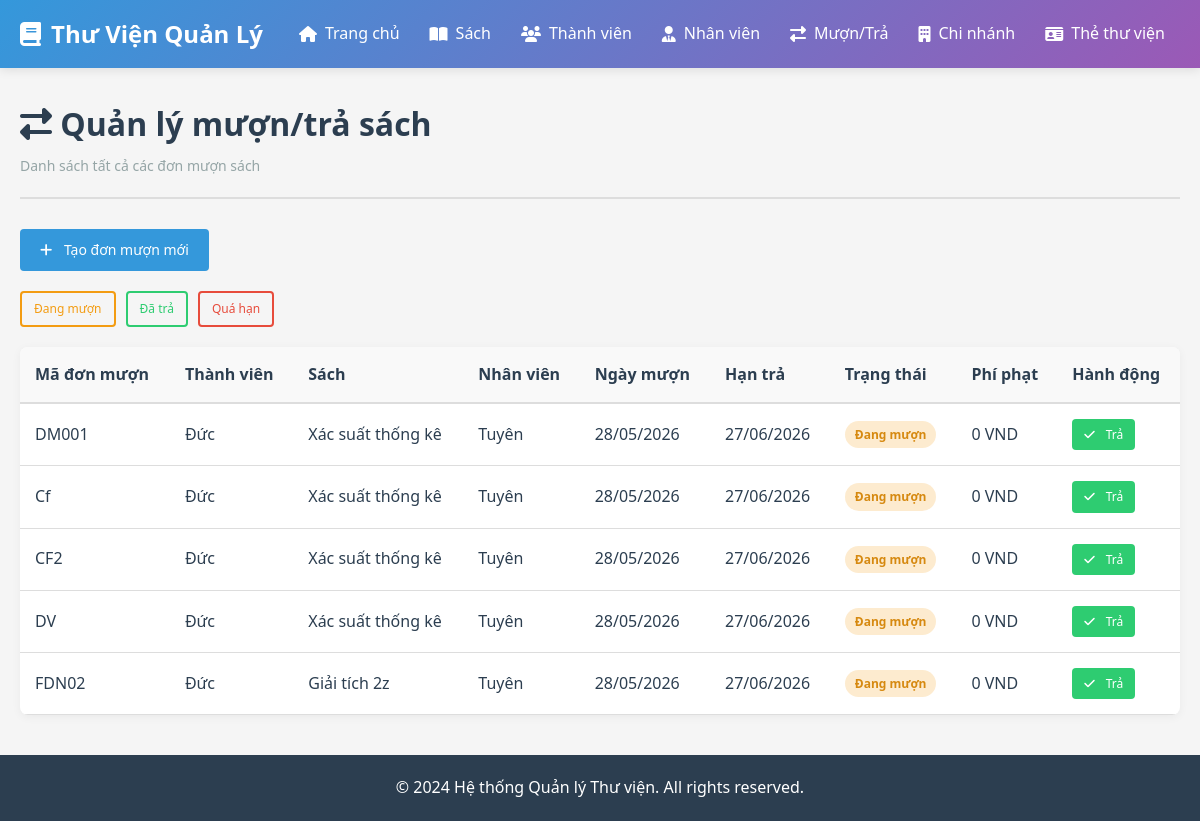
Page /don-muon on the committed database.
### app/models/__init__.py (models this page shows, shortened)
class DonMuon(db.Model):
    __tablename__ = 'don_muon'
    ma_don_muon = db.Column(db.String(20), primary_key=True)
    ma_thanh_vien = db.Column(db.String(10), db.ForeignKey('thanh_vien.ma_thanh_vien'), nullable=False)
    ma_ban_sao = db.Column(db.String(20), db.ForeignKey('ban_sao.ma_ban_sao'), nullable=False)
    ma_nv = db.Column(db.String(10), db.ForeignKey('nhan_vien.ma_nv'), nullable=False)
    ngay_muon = db.Column(db.Date, default=datetime.now, nullable=False)
    han_tra = db.Column(db.Date, nullable=False)
    ngay_tra_thuc_te = db.Column(db.Date)
    phu_phat = db.Column(db.Float, default=0)
    trang_thai = db.Column(db.String(50), default='Đang mượn')  # Đang mượn, Đã trả, Quá hạn

class ThanhVien(db.Model):
    __tablename__ = 'thanh_vien'
    ma_thanh_vien = db.Column(db.String(10), primary_key=True)
    ho_ten = db.Column(db.String(150), nullable=False)
    sdt = db.Column(db.String(15))
    email = db.Column(db.String(100))
    ngay_dang_ky = db.Column(db.Date, default=datetime.now)
    ghi_chu = db.Column(db.Text)
    is_blacklisted = db.Column(db.Boolean, default=False)
    blacklist_note = db.Column(db.String(255))
    the_thu_vien = db.relationship('TheThuVien', backref='thanh_vien', lazy=True, cascade='all, delete-orphan', uselist=False)
    don_muon = db.relationship('DonMuon', backref='thanh_vien', lazy=True, cascade='all, delete-orphan')

class Sach(db.Model):
    __tablename__ = 'sach'
    ma_sach = db.Column(db.String(10), primary_key=True)
    ten_sach = db.Column(db.String(200), nullable=False)
    tac_gia = db.Column(db.String(150))
    nam_xb = db.Column(db.Integer)
    nha_xb = db.Column(db.String(150))
    so_luong = db.Column(db.Integer, default=0)
    ma_tl = db.Column(db.String(10), db.ForeignKey('thai_loai.ma_tl'), nullable=False)
    ma_ncc = db.Column(db.String(10), db.ForeignKey('nha_cung_cap.ma_ncc'))
    ban_sao = db.relationship('BanSao', backref='sach', lazy=True, cascade='all, delete-orphan')

class NhanVien(db.Model):
    __tablename__ = 'nhan_vien'
    ma_nv = db.Column(db.String(10), primary_key=True)
    ho_ten = db.Column(db.String(150), nullable=False)
    dia_chi = db.Column(db.String(255))
    sdt = db.Column(db.String(15))
    email = db.Column(db.String(100))
    ma_chi_nhanh = db.Column(db.String(10), db.ForeignKey('chi_nhanh.ma_chi_nhanh'), nullable=False)
    ngay_vao = db.Column(db.Date, default=datetime.now)
    ca_lam = db.relationship('CaLam', backref='nhan_vien', lazy=True, cascade='all, delete-orphan')
    don_muon = db.relationship('DonMuon', foreign_keys='DonMuon.ma_nv', backref='nhan_vien', lazy=True)

### app/routes/__init__.py (the view)
@bp.route('/don-muon')
def danh_sach_don_muon():
    page = request.args.get('page', 1, type=int)
    trang_thai = request.args.get('trang_thai', None)
    query = db.select(DonMuon)
    if trang_thai:
        query = query.where(DonMuon.trang_thai == trang_thai)
    don_muon = db.paginate(query, page=page, per_page=10)
    return render_template('don_muon/danh_sach.html', don_muon=don_muon, trang_thai=trang_thai)

### app/templates/don_muon/danh_sach.html (shortened to what this page needs)
{% extends "base.html" %}
{% block content %}
<div class="page-header">
    <h1><i class="fas fa-exchange-alt"></i> Quản lý mượn/trả sách</h1>
    <p>Danh sách tất cả các đơn mượn sách</p>
</div>
<div class="toolbar">
    <a href="{{ url_for('main.them_don_muon') }}" class="btn btn-primary">
        <i class="fas fa-plus"></i> Tạo đơn mượn mới
    </a>
</div>
<div class="filter-bar">
    <a href="{{ url_for('main.danh_sach_don_muon', trang_thai='Đang mượn') }}" class="btn btn-sm {% if trang_thai == 'Đang mượn' %}btn-warning{% else %}btn-outline-warning{% endif %}">
        Đang mượn
    </a>
    <a href="{{ url_for('main.danh_sach_don_muon', trang_thai='Đã trả') }}" class="btn btn-sm {% if trang_thai == 'Đã trả' %}btn-success{% else %}btn-outline-success{% endif %}">
        Đã trả
    </a>
    <a href="{{ url_for('main.danh_sach_don_muon', trang_thai='Quá hạn') }}" class="btn btn-sm {% if trang_thai == 'Quá hạn' %}btn-danger{% else %}btn-outline-danger{% endif %}">
        Quá hạn
    </a>
</div>
<div class="table-responsive">
    <table class="table">
        <thead>
            <tr>
                <th>Mã đơn mượn</th>
                <th>Thành viên</th>
                <th>Sách</th>
                <th>Nhân viên</th>
                <th>Ngày mượn</th>
                <th>Hạn trả</th>
                <th>Trạng thái</th>
                <th>Phí phạt</th>
                <th>Hành động</th>
            </tr>
        </thead>
        <tbody>
            {% for dm in don_muon.items %}
            <tr>
                <td>{{ dm.ma_don_muon }}</td>
                <td>{{ dm.thanh_vien.ho_ten if dm.thanh_vien else 'N/A' }}</td>
                <td>{{ dm.ban_sao.sach.ten_sach if dm.ban_sao else 'N/A' }}</td>
                <td>{{ dm.nhan_vien.ho_ten if dm.nhan_vien else 'N/A' }}</td>
                <td>{{ dm.ngay_muon.strftime('%d/%m/%Y') }}</td>
                <td>{{ dm.han_tra.strftime('%d/%m/%Y') }}</td>
                <td>
                    {% if dm.trang_thai == 'Đang mượn' %}
                        <span class="badge badge-warning">Đang mượn</span>
                    {% elif dm.trang_thai == 'Đã trả' %}
                        <span class="badge badge-success">Đã trả</span>
                    {% else %}
                        <span class="badge badge-danger">Quá hạn</span>
                    {% endif %}
                </td>
                <td>
                    {% if dm.phu_phat > 0 %}
                        <span class="badge badge-danger">{{ dm.phu_phat|int }} VND</span>
                    {% else %}
                        0 VND
                    {% endif %}
                </td>
                <td>
                    {% if dm.trang_thai == 'Đang mượn' or dm.trang_thai == 'Quá hạn' %}
                        <a href="{{ url_for('main.tra_sach', ma_don_muon=dm.ma_don_muon) }}" class="btn btn-sm btn-success">
                            <i class="fas fa-check"></i> Trả
                        </a>
                    {% else %}
                        <span class="text-muted">-</span>
                    {% endif %}
                </td>
            </tr>
            {% else %}
            <tr>
                <td colspan="9" class="text-center">Không có đơn mượn nào</td>
            </tr>
            {% endfor %}
        </tbody>
    </table>
</div>
{% endblock %}

### app/static/css/style.css (style rules this page uses)
:root { --primary: #3498db; --success: #2ecc71; --danger: #e74c3c; --warning: #f39c12; --info: #9b59b6; --light: #ecf0f1; --dark: #2c3e50; --gray: #95a5a6; --border: #ddd; }
* { margin: 0; padding: 0; box-sizing: border-box; }
body { font-family: 'Segoe UI', Tahoma, Geneva, Verdana, sans-serif; background-color: #f5f5f5; color: var(--dark); line-height: 1.6; }
.page-header { margin-bottom: 30px; padding-bottom: 20px; border-bottom: 2px solid var(--border); }
.page-header h1 { font-size: 32px; margin-bottom: 5px; color: var(--dark); }
.page-header p { color: var(--gray); font-size: 14px; }
.btn { display: inline-block; padding: 10px 20px; border: none; border-radius: 4px; cursor: pointer; text-decoration: none; font-size: 14px; transition: all 0.3s; font-weight: 500; text-align: center; }
.btn i { margin-right: 8px; }
.btn-primary { background: var(--primary); color: white; }
.btn-success { background: var(--success); color: white; }
.btn-sm { padding: 6px 12px; font-size: 12px; }
.btn-outline-warning { border: 2px solid var(--warning); color: var(--warning); background: transparent; }
.btn-outline-success { border: 2px solid var(--success); color: var(--success); background: transparent; }
.btn-outline-danger { border: 2px solid var(--danger); color: var(--danger); background: transparent; }
.table-responsive { overflow-x: auto; background: white; border-radius: 8px; box-shadow: 0 2px 10px rgba(0,0,0,0.05); margin-bottom: 20px; }
.table { width: 100%; border-collapse: collapse; margin: 0; }
.table thead { background: #f9f9f9; border-bottom: 2px solid var(--border); }
.table th { padding: 15px; text-align: left; font-weight: 600; color: var(--dark); }
.table td { padding: 15px; border-bottom: 1px solid var(--border); }
.badge { display: inline-block; padding: 4px 10px; border-radius: 20px; font-size: 12px; font-weight: 600; }
.badge-warning { background: rgba(243, 156, 18, 0.2); color: #d68910; }
.toolbar { margin-bottom: 20px; display: flex; gap: 10px; }
.filter-bar { display: flex; gap: 10px; margin-bottom: 20px; }

### rows in the picture
DonMuon: ma_don_muon "DM001", thanh_vien "Đức", ban_sao.sach "Xác suất thống kê", nhan_vien "Tuyên", ngay_muon "28/05/2026", han_tra "27/06/2026", trang_thai "Đang mượn", phu_phat "0 VND"
DonMuon: ma_don_muon "Cf", thanh_vien "Đức", ban_sao.sach "Xác suất thống kê", nhan_vien "Tuyên", ngay_muon "28/05/2026", han_tra "27/06/2026", trang_thai "Đang mượn", phu_phat "0 VND"
DonMuon: ma_don_muon "CF2", thanh_vien "Đức", ban_sao.sach "Xác suất thống kê", nhan_vien "Tuyên", ngay_muon "28/05/2026", han_tra "27/06/2026", trang_thai "Đang mượn", phu_phat "0 VND"
DonMuon: ma_don_muon "DV", thanh_vien "Đức", ban_sao.sach "Xác suất thống kê", nhan_vien "Tuyên", ngay_muon "28/05/2026", han_tra "27/06/2026", trang_thai "Đang mượn", phu_phat "0 VND"
DonMuon: ma_don_muon "FDN02", thanh_vien "Đức", ban_sao.sach "Giải tích 2z", nhan_vien "Tuyên", ngay_muon "28/05/2026", han_tra "27/06/2026", trang_thai "Đang mượn", phu_phat "0 VND"
